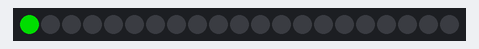
A sketch run on a simulated Arduino Uno, built with avr-gcc and run on an emulated ATmega328P. Shown: 21 RGB LEDs in strip order, left to right. Dim RGB values are drawn brighter than linear.

Above: at 0.01 s.
At 0.62 s:
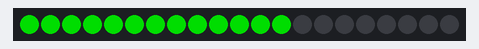
At 1.23 s:
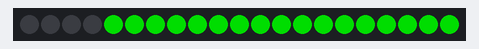
At 1.84 s:
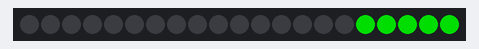
At 2.45 s:
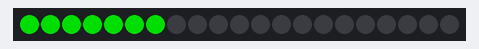

The sketch:

controll_adafruit_neopixel.ino
```cpp
#include <Adafruit_NeoPixel.h>

#define DATA_PIN 7
#define NUM_LEDS 21

Adafruit_NeoPixel strip = Adafruit_NeoPixel(NUM_LEDS, DATA_PIN, NEO_GRB + NEO_KHZ800);

void setup()
{
    strip.begin();
    strip.clear();
    strip.show();
}

void loop()
{
    for (int i = 0; i < NUM_LEDS; i++)
    {
        strip.setPixelColor(i, strip.Color(0, 150, 0));
        strip.show();
        delay(50);
    }

    for (int i = 0; i < NUM_LEDS; i++)
    {
        strip.setPixelColor(i, strip.Color(0, 0, 0));
        strip.show();
        delay(50);
    }
}
```

Measured:
- by itself, everything shown: repeats every 2.1 s, in 42 steps
